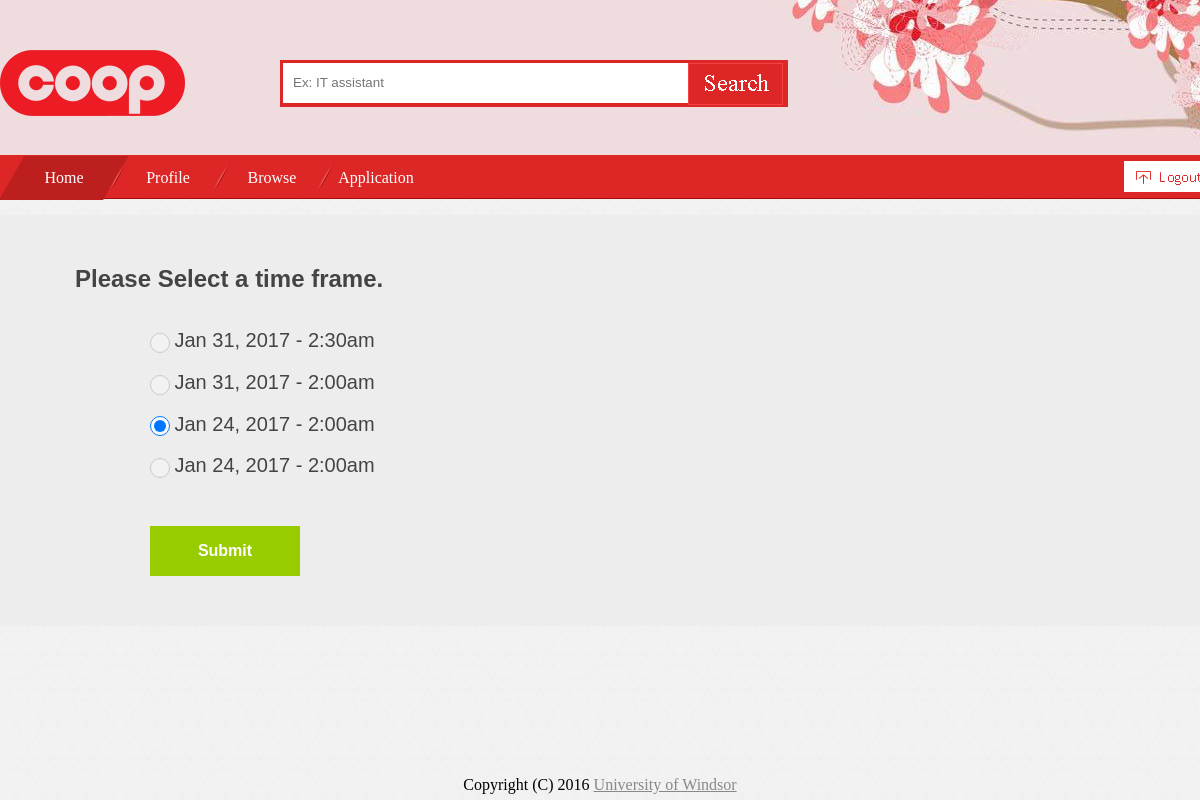
The app's page /pages/student/sub/selectinterview.php?pid=1 (signed in) with its own data.
### tables this page shows
CREATE TABLE `interviewtime` (
  `id` int(11) NOT NULL AUTO_INCREMENT,
  `interviewnumber` tinyint(5) NOT NULL,
  `postid` int(11) NOT NULL,
  `studentid` int(11) NOT NULL,
  `time` timestamp NOT NULL,
  `status` tinyint(4) DEFAULT '0',
  PRIMARY KEY (`id`),
  KEY `interviewtime_onref_postid` (`postid`),
  CONSTRAINT `interviewtime_onref_postid` FOREIGN KEY (`postid`) REFERENCES `postings` (`id`) ON DELETE CASCADE
);

### includes/php/functions.php (called while the page is built, shortened)
<?php
function getUserId() {
    if (!isset($_SESSION['user_id'])) {
        return 0;
    } else {
        return $_SESSION['user_id'];
    }
}
?>

### pages/student/sub/selectinterview.php (the view, shortened to what this page needs)
<?php
require_once $_SERVER['DOCUMENT_ROOT'] . '/includes/php/functions.php';
$userid = getUserId();
$postid = htmlspecialchars($_GET["pid"]);
?>
<html>
    <head>
        <link href="/css/updateprofile.css" rel="stylesheet" type="text/css" />
    </head>
    <body>
        <?php include($_SERVER['DOCUMENT_ROOT'] . "/includes/layout/header.php"); ?>
        <div class="section">
            <h2 style="margin-left: 75px;">Please Select a time frame. </h2>
            <br /> <br />
            <form class="form" method = "POST" action = "<?php echo $_SERVER['REQUEST_URI']; ?>">
                <?php
                $selectedTime = getSelectedTime($postid, $userid);
                $i = 1;
                for ($i; $i <= 5; $i++) {
                    $sql = "SELECT * FROM `interviewtime` WHERE postid = $postid AND studentid = $userid AND interviewnumber = $i;";
                    $result = $conn->query($sql);
                    if ($row = $result->fetch_assoc()) {
                        $timestamp = new DateTime($row['time']);
                        $time = $timestamp->format('M j, Y - g:ia');
                        if ($selectedTime > 0) {
                            if ($selectedTime == $i) {
                                ?>
                                <input style="height:20px; width:20px; vertical-align: middle;margin-left: 150px;" type="radio" name="time" value="<?php echo $i ?>" checked="checked">
                                <?php
                            } else {
                                ?>
                                <input style="height:20px; width:20px; vertical-align: middle;margin-left: 150px;" type="radio" name="time" value="<?php echo $i ?>" disabled>
                                <?php
                            }
                        } else {
                            ?>
                            <input style="height:20px; width:20px; vertical-align: middle;margin-left: 150px;" type="radio" name="time" value="<?php echo $i ?>"/>
                            <?php
                        }
                        echo "<span style=\"font-size:20px\">" . $time . "</span><br /> <br />";
                    }
                }
                ?>
                <div>
                    <input type="submit" style="margin-left:150px;width:150px;height:50px;margin-bottom: 50px;"/>
                </div>
            </form>
        </div>
        <?php include($_SERVER['DOCUMENT_ROOT'] . "/includes/layout/footer.php"); ?>
    </body>
</html>
<?php
function getSelectedTime($postid, $userid) {
    global $conn;
    $sql = "SELECT * FROM `interviewtime` WHERE `postid` = $postid AND `studentid` = $userid AND status = 1;";
    $result = $conn->query($sql);
    if ($row = $result->fetch_assoc()) {
        return $row["interviewnumber"];
    } else {
        return 0;
    }
}
?>

### css/updateprofile.css (style rules this page uses)
.section { min-width:320px; font-family:"proxima-nova", Arial, Helvetica, sans-serif;font-size:16px; color:#444; background: #ededed; }
.form input[type="submit"] { margin-top:30px; margin-left: 100px; width:350px; height:50px; line-height:50px; border:0 none; font-size:16px; font-weight:700; text-align:center; color:#fff; background:#99cc00; }

### css/layout.css (style rules this page uses)
* { margin: 0px; padding: 0px; }
body { background: url('/includes/images/background/lighter_geometric.png'); }
.section { width: 1200px; margin: 0 auto; padding-top: 50px; text-align: left; margin-bottom: 120px; }

### records on screen
interviewtime: time "Jan 31, 2017 - 2:30am"
interviewtime: time "Jan 31, 2017 - 2:00am"
interviewtime: time "Jan 24, 2017 - 2:00am"
interviewtime: time "Jan 24, 2017 - 2:00am"

### other values on screen
$arr[1] "Home"
$arr[1] "Profile"
$arr[1] "Browse"
$arr[1] "Application"
